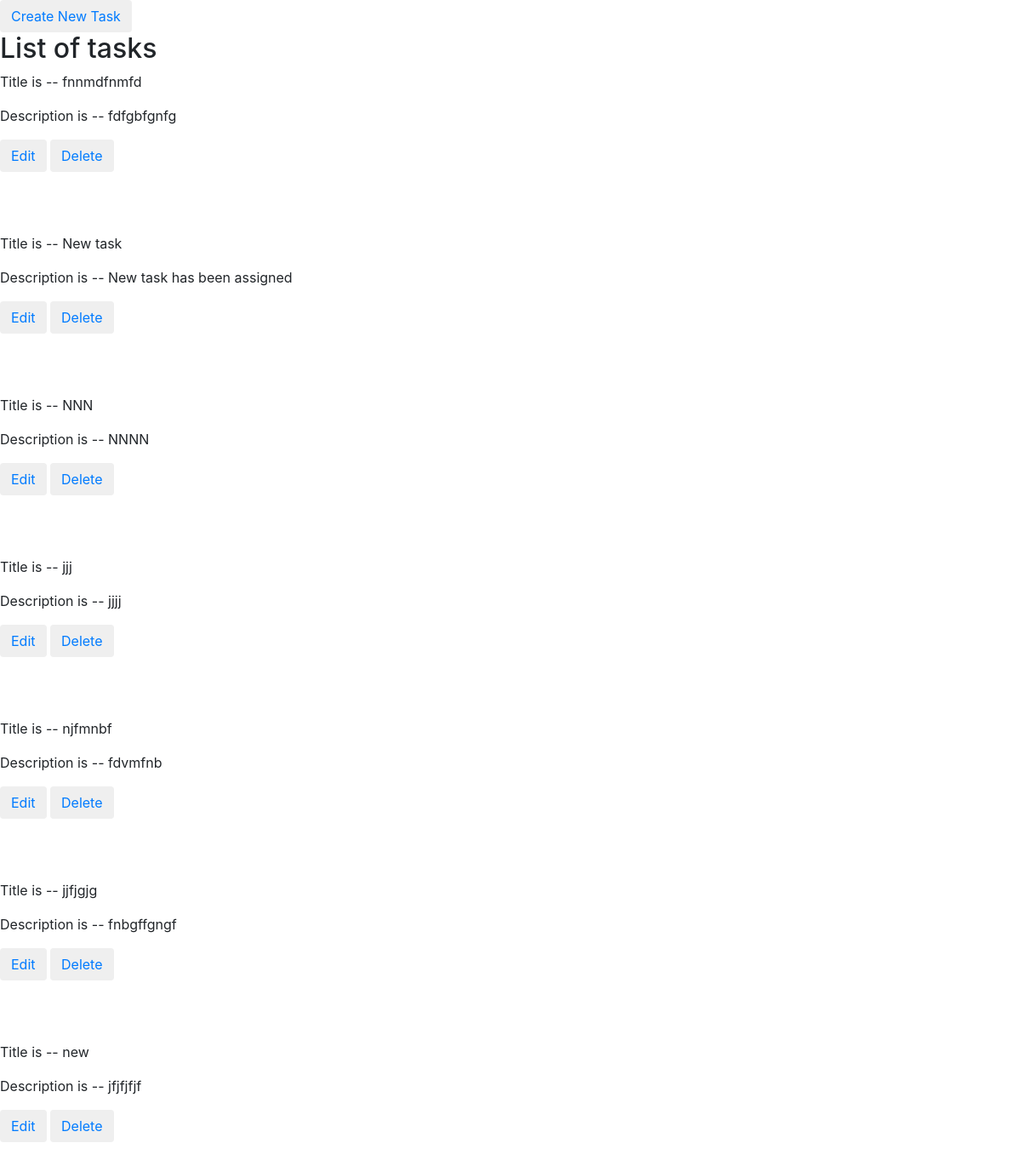
The app's page /, older data.
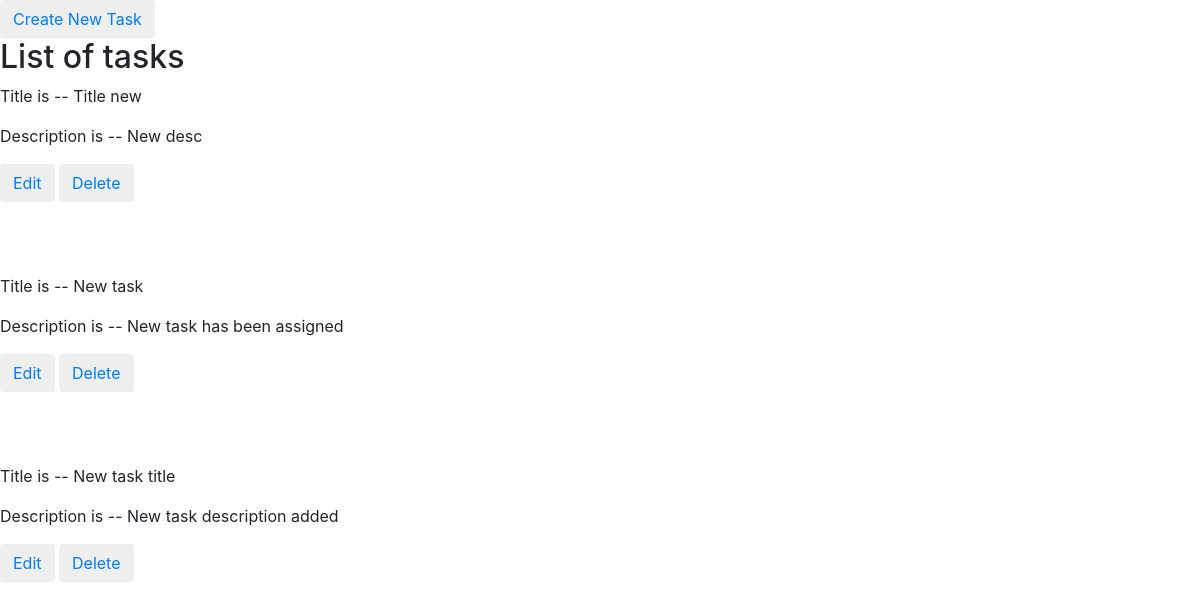
The same page, newer data.
### list/models.py (models this page shows, shortened)
class Tasks(models.Model):
    title = models.CharField(max_length=200)
    desc = models.CharField(max_length=200)

### list/views.py (the view)
# urls.py: path("", views.index, name="index"),
def index(request):
    all_tasks = Tasks.objects.all()
    context = {
        'all_tasks':all_tasks
    }
    return render(request,"index.html",context)

### templates/index.html (shortened to what this page needs)
{% extends "base.html" %}
{% block content %}
    <button class="btn btn-sucess"><a href="/create/">Create New Task</a></button>
    <h2>List of tasks</h2>
    {% for task in all_tasks %}
    <p>Title is --  {{task.title}}</p>
    <p>Description is --  {{task.desc}}</p>
    <button class="btn btn-sucess"><a href="/edit/{{task.id}}">Edit</a></button>
    <button class="btn btn-sucess"><a href="/delete/{{task.id}}">Delete</a></button>
    <br><br><br><br>
    {% endfor %}
{% endblock %}

### templates/base.html (shortened to what this page needs)
<!DOCTYPE html>
<html lang="en">
<head>
    <link rel="stylesheet" href="https://cdn.jsdelivr.net/npm/bootstrap@4.0.0/dist/css/bootstrap.min.css">
</head>
<body>
    <div id="content">
        {% block content %}{% endblock %}
    </div>
</body>
</html>

Row changes from the older to the newer data that the page shows:
removed Tasks: title "fnnmdfnmfd", desc "fdfgbfgnfg"
removed Tasks: title "NNN", desc "NNNN"
removed Tasks: title "jjj", desc "jjjj"
removed Tasks: title "njfmnbf", desc "fdvmfnb"
removed Tasks: title "jjfjgjg", desc "fnbgffgngf"
removed Tasks: title "new", desc "jfjfjfjf"
added Tasks: title "Title new", desc "New desc"
added Tasks: title "New task title", desc "New task description added"
